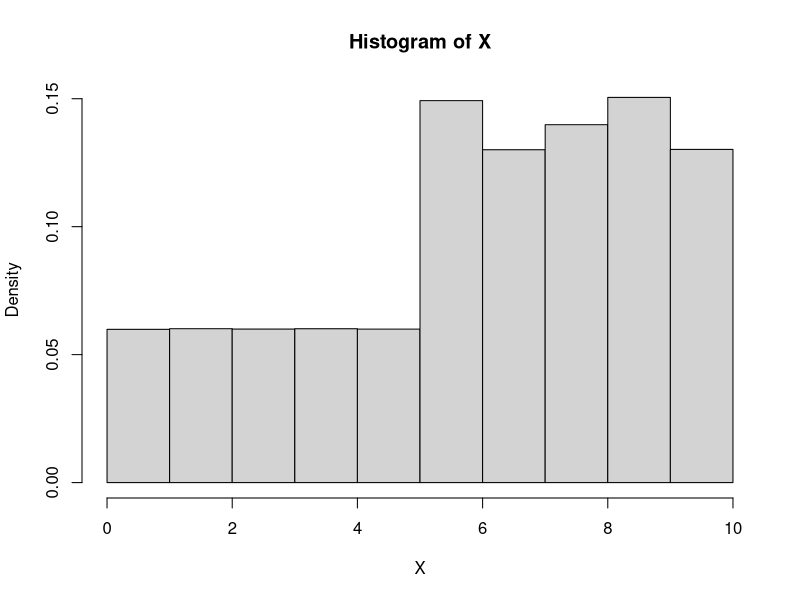

Here is the R script that generated this plot:
p=c(0.06,0.06,0.06,0.06,0.06,0.15,0.13,0.14,0.15,0.13)
nsim = 10^6
p1 = c(0.6,0.35,0.03,0.02)
P1 = cumsum(p1)
X = rep(0,nsim)
for (i in 1:nsim){
  u = runif(1)
  if(u<=P1[1]){
    x = ceiling(10*runif(1))
  }else if(u<=P1[2]){
    x = 5+ceiling(5*runif(1))
  }else if(u<=P1[3]){
    x = c(6,8,9)[ceiling(3*runif(1))]
  }else{
    x = c(6,9)[ceiling(2*runif(1))]
  }
  X[i]=x
}
hist(X,freq = FALSE,breaks =0:10)
